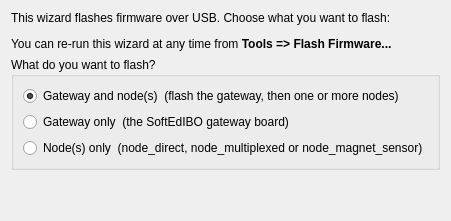
<?xml version="1.0" encoding="UTF-8"?>
<ui version="4.0">
 <class>WelcomePage</class>
 <widget class="QWizardPage" name="WelcomePage">
  <property name="title"><string>Welcome to SoftEdIBO Setup</string></property>
  <layout class="QVBoxLayout" name="verticalLayout">
   <item>
    <widget class="QLabel" name="welcome_label">
     <property name="wordWrap"><bool>true</bool></property>
     <property name="text"><string>&lt;p&gt;This wizard flashes firmware over USB. Choose what you want to flash:&lt;/p&gt;&lt;p&gt;You can re-run this wizard at any time from &lt;b&gt;Tools =&gt; Flash Firmware...&lt;/b&gt;&lt;/p&gt;</string></property>
    </widget>
   </item>
   <item>
    <widget class="QGroupBox" name="choice_group">
     <property name="title"><string>What do you want to flash?</string></property>
     <layout class="QVBoxLayout" name="choice_layout">
      <item>
       <widget class="QRadioButton" name="rb_both">
        <property name="whatsThis"><string>Flash the gateway first, then one or more nodes, in one pass. Pick this when setting up a new system.</string></property>
        <property name="text"><string>Gateway and node(s)  (flash the gateway, then one or more nodes)</string></property>
        <property name="checked"><bool>true</bool></property>
       </widget>
      </item>
      <item>
       <widget class="QRadioButton" name="rb_gateway">
        <property name="whatsThis"><string>Flash only the SoftEdIBO gateway board (the USB board that talks to the nodes), then finish.</string></property>
        <property name="text"><string>Gateway only  (the SoftEdIBO gateway board)</string></property>
       </widget>
      </item>
      <item>
       <widget class="QRadioButton" name="rb_node">
        <property name="whatsThis"><string>Skip the gateway and flash one or more nodes (node_direct, node_multiplexed or node_magnet_sensor) - e.g. to replace or update a single board.</string></property>
        <property name="text"><string>Node(s) only  (node_direct, node_multiplexed or node_magnet_sensor)</string></property>
       </widget>
      </item>
     </layout>
    </widget>
   </item>
   <item>
    <spacer name="welcome_spacer">
     <property name="orientation"><enum>Qt::Vertical</enum></property>
     <property name="sizeHint" stdset="0"><size><width>20</width><height>40</height></size></property>
    </spacer>
   </item>
  </layout>
 </widget>
 <resources/>
 <connections/>
</ui>
